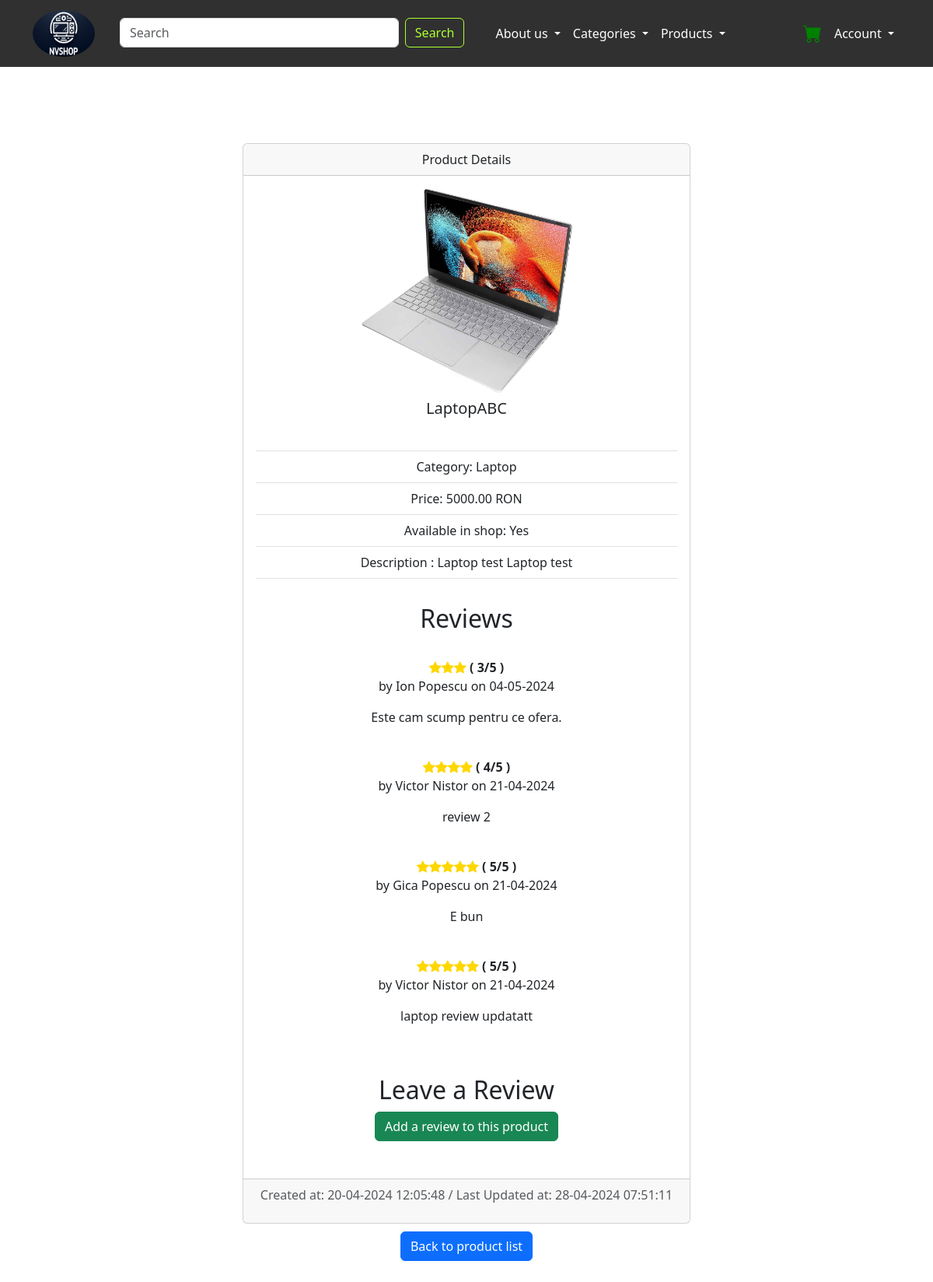
Screenshot of /product_details/2/ with the database file from the repository.
### home/models.py (models this page shows, shortened)
class Product(models.Model):
    category = models.ForeignKey(Category, on_delete=models.CASCADE, related_name='products')
    created_by = models.ForeignKey(SiteUser, on_delete=models.CASCADE)
    name = models.CharField(max_length=255)
    description = models.TextField()
    image = models.ImageField(upload_to='static/home/products/')
    slug = models.SlugField(max_length=20, unique=True)  # cod unic de identificare atasat url-ului specific produsului
    price = models.DecimalField(max_digits=10, decimal_places=2)
    discounted_price = models.DecimalField(max_digits=10, decimal_places=2)
    stock = models.IntegerField()
    is_active = models.BooleanField(default=True)
    created = models.DateTimeField(auto_now_add=True)
    updated = models.DateTimeField(auto_now=True)
    class Meta:
        verbose_name_plural = 'Products'
        ordering = ('-created',)  # ordonam produsele incepand cu cel mai nou adaugat in bd
    def __str__(self):
        return self.name

class Category(models.Model):
    name = models.CharField(max_length=255, db_index=True)
    slug = models.SlugField(max_length=255, unique=True)  # cod unic de identificare atasat url-ului specific categoriei
    class Meta:
        verbose_name_plural = 'Categories'
        ordering = ['name']
    def __str__(self):
        return self.name

class ProductReview(models.Model):
    user = models.ForeignKey(SiteUser, on_delete=models.SET_NULL, null=True)
    product = models.ForeignKey(Product, on_delete=models.SET_NULL, null=True, related_name="reviews")
    comment = models.TextField()
    rating_choices = [(1, '1 Star'), (2, '2 Stars'), (3, '3 Stars'), (4, '4 Stars'), (5, '5 Stars')]
    rating = models.PositiveIntegerField(choices=rating_choices, default=5)
    created_on = models.DateTimeField(auto_now_add=True)
    class Meta:
        verbose_name_plural = 'Product Reviews'
        ordering = ['-created_on']

class SiteUser(AbstractUser):
    phone_number = models.CharField(max_length=11)
    address = models.CharField(max_length=255, blank=True)
    city = models.CharField(max_length=150, blank=True)

### home/views.py (the view)
# urls.py: path('product_details/<int:pk>/', views.ProductDetailView.as_view(), name='product-details'),
class ProductDetailView(DetailView):
    template_name = 'product/product_details.html'
    model = Product

### vic_shop/context_processors.py (called while the page is built)
def category_list_view(request):
    category_list = Category.objects.all()
    return {'category_list': category_list}

def cart_item_count(request):
    if request.user.is_authenticated:
        cart = get_open_cart(request)
    else:
        cart = None
    item_count = cart.cartitem_set.count() if cart is not None else 0
    return {'cart_item_count': item_count}

### templates/product/product_details.html (shortened to what this page needs)
{% extends 'base.html' %}
{% load static %}
{% block content %}
    <div class="container-fluid">
        <div class="row">
            <div class="col-md-6 offset-md-3 gy-5">
                <div class="card text-center">
                    <div class="card-header">
                        Product Details
                    </div>
                    <div class="product-details">
                        <div class="card-body">
                                {% if product.image %}
                                    <div style="display: flex; justify-content: center; align-items: center;">
                                        <img class="card-img-top"
                                             src="{{ product.image.url }}"
                                             alt="Product image"
                                             style="max-width: 50%; max-height: 50%; object-fit: contain;">
                                    </div>
                                {% endif %}
                            <ul class="list-group list-group-flush">
                                <li class="list-group-item"><h5 class="card-title">{{ product }}</h5></li>
                                <li class="list-group-item">Category: {{ product.category }}</li>
                                <li class="list-group-item">Price: {{ product.price }} RON</li>
                                <li class="list-group-item">Available in shop: {{ product.is_active|yesno:"Yes,No" }}</li>
                                <li class="list-group-item">Description : {{ product.description }}</li>
                                <li class="list-group-item"></li>
                            </ul>
                        </div>
                    </div>
                    <div class="review-section">
                        <h2>Reviews</h2>
                        {% for review in product.reviews.all %}
                            <div class="review-card">
                                <div class="rating">
                                    <br>
                                    <span title="{{ review.rating }}/5">
                                        {% if review.rating == 3%}<i class="bi bi-star-fill"></i><i class="bi bi-star-fill"></i><i class="bi bi-star-fill"></i>{% endif %}
                                        {% if review.rating == 4%}<i class="bi bi-star-fill"></i><i class="bi bi-star-fill"></i><i class="bi bi-star-fill"></i><i class="bi bi-star-fill"></i>{% endif %}
                                        {% if review.rating == 5%}<i class="bi bi-star-fill"></i><i class="bi bi-star-fill"></i><i class="bi bi-star-fill"></i><i class="bi bi-star-fill"></i><i class="bi bi-star-fill"></i>{% endif %}
                                    </span>
                                    <span><strong>( {{ review.rating }}/5 )</strong></span>
                                </div>
                                <p class="user-review">by {{ review.user.get_full_name }} on {{ review.created_on|date:"d-m-Y" }}</p>
                                <p class="user-comment">{{ review.comment }}</p>
                            </div>
                        {% empty %}
                            <p class="empty-state">No reviews yet. Be the first to leave a review!</p>
                        {% endfor %}
                    </div>
                <br><br>
                <div class="comment-form">
                    <h2>Leave a Review</h2>
                        <a href="{% url 'product_review' %}?product_id={{ product.id }}" class="btn btn-success">Add a review to this product</a>
                </div>
                <br><br>
                <div class="card-footer text-body-secondary">
                    <p> Created at: {{ product.created|date:"d-m-Y H:i:s" }} / Last Updated at: {{ product.updated|date:"d-m-Y H:i:s" }}</p>
                </div>
            </div>
            <div style="text-align: center; margin-top:10px;">
                <a href="{% url 'list-products' %}" class="btn btn-primary">Back to product list</a>
            </div>
            <br>
        </div>
    </div>
</div>
{% endblock %}

### static/css/my_style.css (style rules this page uses)
.bi.bi-star-fill { color: gold; }
.card-body { display: flex; flex-direction: column; }
.card-title { flex: 1; min-height: 50px; }
body { font-family: 'Open Sans', sans-serif; color: #333; background-color: #f8f9fa; }
.container-fluid { padding: 50px; }

### rows the page displays
Product: image (picture), name "LaptopABC", category "Laptop", price "5000.00", is_active "Yes", description "Laptop test Laptop test", created "20-04-2024 12:05:48", updated "28-04-2024 07:51:11"
ProductReview: rating "3", user.get_full_name "Ion Popescu", created_on "04-05-2024", comment "Este cam scump pentru ce ofera."
ProductReview: rating "4", user.get_full_name "Victor Nistor", created_on "21-04-2024", comment "review 2"
ProductReview: rating "5", user.get_full_name "Gica Popescu", created_on "21-04-2024", comment "E bun"
ProductReview: rating "5", user.get_full_name "Victor Nistor", created_on "21-04-2024", comment "laptop review updatatt"
